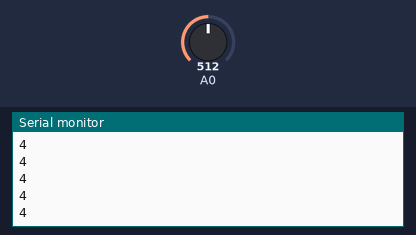
Simulated run of this sketch. Board: Arduino Uno, built with avr-gcc and run on an emulated ATmega328P. On the bench: the last lines printed to the serial monitor. Inputs (shaded band) come from the test bench; at power-on: A0 = 512.

Above: at 1.2 s.
1.3 s: A0 set to 610
At 1.9 s:
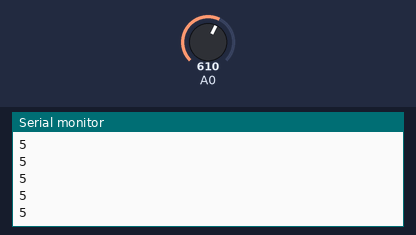
2.8 s: A0 set to 390
At 3.7 s:
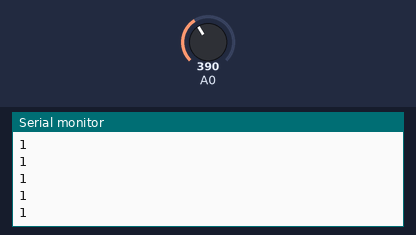
Timing chart, 0 to 5.8 s (numbered marks = the images above; inputs shaded):
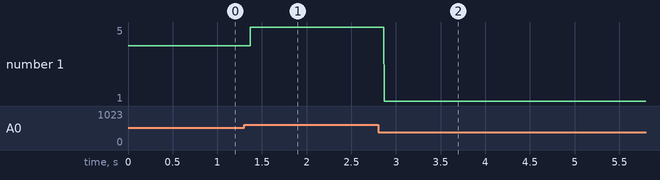

Measured:
- after the input at 1.3 s, the serial monitor: prints a new line after 0.07 s (image 1)
- after the input at 2.8 s, the serial monitor: prints a new line after 0.07 s (image 2)
- plotted number 1: 4 → 5 after the input at 1.3 s, 5 → 1 after the input at 2.8 s

The sketch:

nime_first_instrument.ino
```cpp
int photocell;

void setup(){

 pinMode(A0, INPUT);
 Serial.begin(9600);

}


void loop(){

  photocell = analogRead(A0);

   if(photocell < 200 ){
  Serial.println(0);
  }

//  if(photocell > 200 && photocell < 300){
//  Serial.println(1);
//  }
//
//  if(photocell > 301 && photocell < 400){
//  Serial.println(2);
//  }
//
//  if(photocell > 401 && photocell < 500){
//  Serial.println(3);
//  }
//
//   if(photocell > 501 && photocell < 600){
//  Serial.println(4);
//  }
//
//  if(photocell > 601 && photocell < 700){
//  Serial.println(5);
//  }
//
//  if(photocell > 701 && photocell < 800){
//  Serial.println(6);
//  }
//
//  if(photocell > 801 && photocell < 900){
//  Serial.println(7);
//  }
//
//  if(photocell > 901 && photocell < 1000){
//  Serial.println(8);
//  }


////


 if(photocell > 200 && photocell < 400){
  Serial.println(1);
  }

   if(photocell > 401 && photocell < 600){
  Serial.println(4);
  }

   if(photocell > 601 && photocell < 800){
  Serial.println(5);
  }


   if(photocell > 801 && photocell < 800){
  Serial.println(8);
  }

}
```
